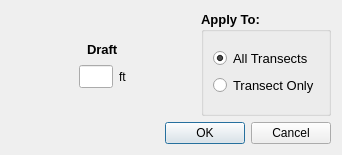
<?xml version="1.0" encoding="UTF-8"?>
<ui version="4.0">
 <class>draft</class>
 <widget class="QDialog" name="draft">
  <property name="geometry">
   <rect>
    <x>0</x>
    <y>0</y>
    <width>342</width>
    <height>155</height>
   </rect>
  </property>
  <property name="windowTitle">
   <string>Draft</string>
  </property>
  <layout class="QGridLayout" name="gridLayout_2">
   <item row="0" column="0">
    <layout class="QHBoxLayout" name="horizontalLayout_3">
     <item>
      <layout class="QVBoxLayout" name="verticalLayout_2">
       <item>
        <spacer name="verticalSpacer_2">
         <property name="orientation">
          <enum>Qt::Vertical</enum>
         </property>
         <property name="sizeHint" stdset="0">
          <size>
           <width>20</width>
           <height>40</height>
          </size>
         </property>
        </spacer>
       </item>
       <item>
        <layout class="QHBoxLayout" name="horizontalLayout_2">
         <item>
          <spacer name="horizontalSpacer_3">
           <property name="orientation">
            <enum>Qt::Horizontal</enum>
           </property>
           <property name="sizeHint" stdset="0">
            <size>
             <width>40</width>
             <height>20</height>
            </size>
           </property>
          </spacer>
         </item>
         <item>
          <widget class="QLabel" name="draft_label">
           <property name="font">
            <font>
             <pointsize>10</pointsize>
             <weight>75</weight>
             <bold>true</bold>
            </font>
           </property>
           <property name="text">
            <string>Draft</string>
           </property>
          </widget>
         </item>
         <item>
          <spacer name="horizontalSpacer_4">
           <property name="orientation">
            <enum>Qt::Horizontal</enum>
           </property>
           <property name="sizeHint" stdset="0">
            <size>
             <width>40</width>
             <height>20</height>
            </size>
           </property>
          </spacer>
         </item>
        </layout>
       </item>
       <item>
        <layout class="QHBoxLayout" name="horizontalLayout" stretch="2,1,0,2">
         <item>
          <spacer name="horizontalSpacer">
           <property name="orientation">
            <enum>Qt::Horizontal</enum>
           </property>
           <property name="sizeHint" stdset="0">
            <size>
             <width>40</width>
             <height>20</height>
            </size>
           </property>
          </spacer>
         </item>
         <item>
          <widget class="QLineEdit" name="ed_draft">
           <property name="font">
            <font>
             <pointsize>10</pointsize>
            </font>
           </property>
          </widget>
         </item>
         <item>
          <widget class="QLabel" name="draft_units">
           <property name="text">
            <string>ft</string>
           </property>
          </widget>
         </item>
         <item>
          <spacer name="horizontalSpacer_2">
           <property name="orientation">
            <enum>Qt::Horizontal</enum>
           </property>
           <property name="sizeHint" stdset="0">
            <size>
             <width>40</width>
             <height>20</height>
            </size>
           </property>
          </spacer>
         </item>
        </layout>
       </item>
       <item>
        <spacer name="verticalSpacer">
         <property name="orientation">
          <enum>Qt::Vertical</enum>
         </property>
         <property name="sizeHint" stdset="0">
          <size>
           <width>20</width>
           <height>40</height>
          </size>
         </property>
        </spacer>
       </item>
      </layout>
     </item>
     <item>
      <widget class="QGroupBox" name="gb_hoffset">
       <property name="font">
        <font>
         <pointsize>10</pointsize>
         <weight>75</weight>
         <bold>true</bold>
        </font>
       </property>
       <property name="title">
        <string>Apply To:</string>
       </property>
       <layout class="QGridLayout" name="gridLayout">
        <item row="0" column="0">
         <layout class="QVBoxLayout" name="verticalLayout">
          <item>
           <widget class="QRadioButton" name="rb_all">
            <property name="font">
             <font>
              <pointsize>10</pointsize>
              <weight>50</weight>
              <bold>false</bold>
             </font>
            </property>
            <property name="text">
             <string>All Transects</string>
            </property>
            <property name="checked">
             <bool>true</bool>
            </property>
           </widget>
          </item>
          <item>
           <widget class="QRadioButton" name="rb_transect">
            <property name="font">
             <font>
              <pointsize>10</pointsize>
              <weight>50</weight>
              <bold>false</bold>
             </font>
            </property>
            <property name="text">
             <string>Transect Only</string>
            </property>
           </widget>
          </item>
         </layout>
        </item>
       </layout>
      </widget>
     </item>
    </layout>
   </item>
   <item row="1" column="0">
    <widget class="QDialogButtonBox" name="buttonBox">
     <property name="orientation">
      <enum>Qt::Horizontal</enum>
     </property>
     <property name="standardButtons">
      <set>QDialogButtonBox::Cancel|QDialogButtonBox::Ok</set>
     </property>
    </widget>
   </item>
  </layout>
 </widget>
 <resources/>
 <connections>
  <connection>
   <sender>buttonBox</sender>
   <signal>accepted()</signal>
   <receiver>draft</receiver>
   <slot>accept()</slot>
   <hints>
    <hint type="sourcelabel">
     <x>248</x>
     <y>254</y>
    </hint>
    <hint type="destinationlabel">
     <x>157</x>
     <y>274</y>
    </hint>
   </hints>
  </connection>
  <connection>
   <sender>buttonBox</sender>
   <signal>rejected()</signal>
   <receiver>draft</receiver>
   <slot>reject()</slot>
   <hints>
    <hint type="sourcelabel">
     <x>316</x>
     <y>260</y>
    </hint>
    <hint type="destinationlabel">
     <x>286</x>
     <y>274</y>
    </hint>
   </hints>
  </connection>
 </connections>
</ui>
